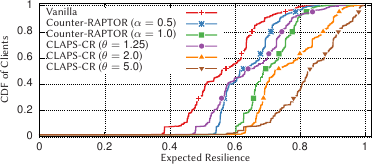

Source code (gnuplot):
set terminal epslatex size 4.0,1.75 font "" 8 standalone header \
    "XXX"
set datafile separator ','
set output 'cr_penalty.tex'

load './Set1.plt'

set xrange [0.0:1.02]
set yrange [0.0:1.02]

set xlabel "Expected Resilience" offset 0,+0.5
set ylabel "CDF of Clients" offset +0.5,0

set grid back
set key inside left top Left width -2
set pointintervalbox 1.6

LW = 3.5
PS = 1.1
PI = -12000

plot \
'~/prj/lapsit/location-aware-tor/data/vanilla_resil_cdf.csv' with lp title "Vanilla" ls 1 lw LW \
pi PI pt 1 ps 1.2, \
'~/prj/lapsit/location-aware-tor/data/cr05.csv' with lp title "Counter-RAPTOR ($\\alpha=0.5$)" ls 2 lw LW \
pi PI pt 3 ps 1.2, \
'~/prj/lapsit/location-aware-tor/data/cr10.csv' with lp title "Counter-RAPTOR ($\\alpha=1.0$)" ls 3 lw LW \
pi PI pt 5 ps 1.2, \
'~/prj/lapsit/location-aware-tor/data/claps_125.csv' with lp title "CLAPS-CR ($\\theta=1.25$)" ls 4 lw LW \
pi PI pt 7 ps 1.2, \
'~/prj/lapsit/location-aware-tor/data/claps_2.csv' with lp title "CLAPS-CR ($\\theta=2.0$)" ls 5 lw LW \
pi PI pt 9 ps 1.2, \
'~/prj/lapsit/location-aware-tor/data/claps_5.csv' with lp title "CLAPS-CR ($\\theta=5.0$)" ls 7 lw LW pi PI pt 11 ps 1.2, \
